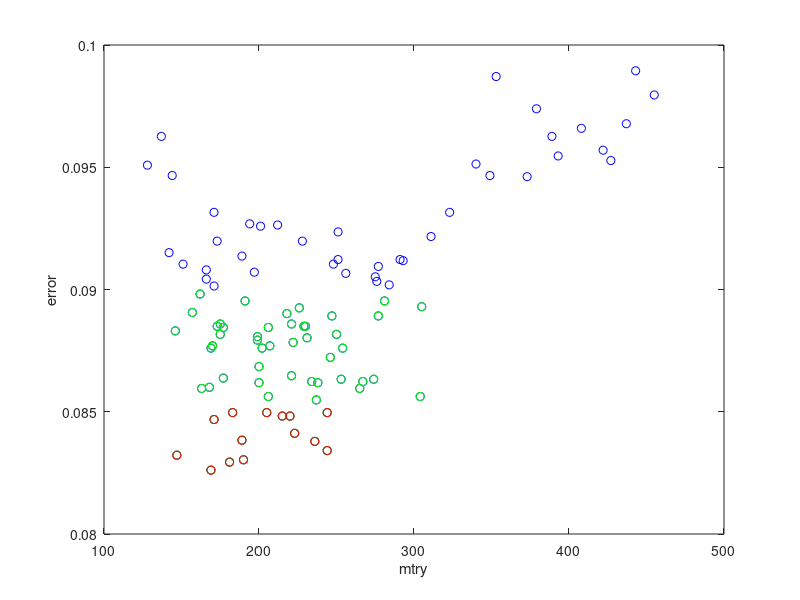

This figure's MATLAB source:
results = csvread( 'results2.csv' );

err = results(:,1);

red = err < 0.085;
green = err < 0.09;
blue = err < 0.10;

plot( results( blue, 3 ), results( blue, 1 ), 'bo' )
hold on;

plot( results( green, 3 ), results( green, 1 ), 'go' )
plot( results( red, 3 ), results( red, 1 ), 'ro' )

xlabel( 'mtry')
ylabel( 'error' )

hold off;

